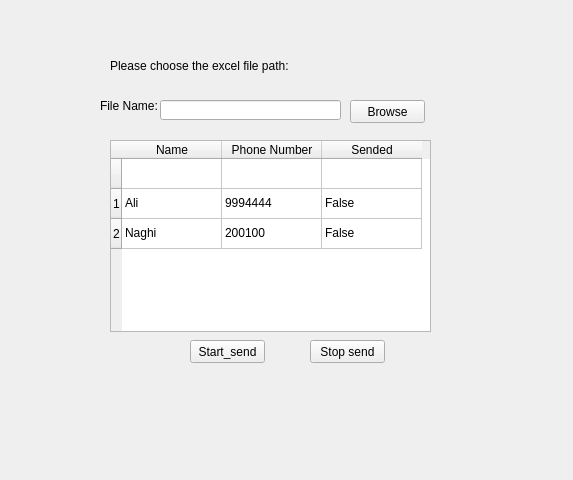
<?xml version="1.0" encoding="UTF-8"?>
<ui version="4.0">
 <class>Form</class>
 <widget class="QWidget" name="Form">
  <property name="geometry">
   <rect>
    <x>0</x>
    <y>0</y>
    <width>573</width>
    <height>480</height>
   </rect>
  </property>
  <property name="windowTitle">
   <string>Form</string>
  </property>
  <widget class="QTableWidget" name="tableWidget">
   <property name="geometry">
    <rect>
     <x>110</x>
     <y>140</y>
     <width>321</width>
     <height>192</height>
    </rect>
   </property>
   <row>
    <property name="text">
     <string/>
    </property>
   </row>
   <row>
    <property name="text">
     <string>1</string>
    </property>
   </row>
   <row>
    <property name="text">
     <string>2</string>
    </property>
   </row>
   <column>
    <property name="text">
     <string>Name</string>
    </property>
   </column>
   <column>
    <property name="text">
     <string>Phone Number</string>
    </property>
   </column>
   <column>
    <property name="text">
     <string>Sended</string>
    </property>
   </column>
   <item row="1" column="0">
    <property name="text">
     <string>Ali</string>
    </property>
   </item>
   <item row="1" column="1">
    <property name="text">
     <string>9994444</string>
    </property>
   </item>
   <item row="1" column="2">
    <property name="text">
     <string>False</string>
    </property>
   </item>
   <item row="2" column="0">
    <property name="text">
     <string>Naghi</string>
    </property>
   </item>
   <item row="2" column="1">
    <property name="text">
     <string>200100</string>
    </property>
   </item>
   <item row="2" column="2">
    <property name="text">
     <string>False</string>
    </property>
   </item>
  </widget>
  <widget class="QPushButton" name="SendpushButton">
   <property name="geometry">
    <rect>
     <x>190</x>
     <y>340</y>
     <width>75</width>
     <height>23</height>
    </rect>
   </property>
   <property name="text">
    <string>Start_send</string>
   </property>
  </widget>
  <widget class="QPushButton" name="StoppushButton">
   <property name="geometry">
    <rect>
     <x>310</x>
     <y>340</y>
     <width>75</width>
     <height>23</height>
    </rect>
   </property>
   <property name="text">
    <string>Stop send</string>
   </property>
  </widget>
  <widget class="QLabel" name="label">
   <property name="geometry">
    <rect>
     <x>110</x>
     <y>40</y>
     <width>201</width>
     <height>51</height>
    </rect>
   </property>
   <property name="text">
    <string>Please choose the excel file path:</string>
   </property>
  </widget>
  <widget class="QLabel" name="label_2">
   <property name="geometry">
    <rect>
     <x>100</x>
     <y>80</y>
     <width>201</width>
     <height>51</height>
    </rect>
   </property>
   <property name="text">
    <string>File Name:</string>
   </property>
  </widget>
  <widget class="QLineEdit" name="InputXLlineEdit">
   <property name="enabled">
    <bool>true</bool>
   </property>
   <property name="geometry">
    <rect>
     <x>160</x>
     <y>100</y>
     <width>181</width>
     <height>20</height>
    </rect>
   </property>
  </widget>
  <widget class="QPushButton" name="BrowspushButton">
   <property name="geometry">
    <rect>
     <x>350</x>
     <y>100</y>
     <width>75</width>
     <height>23</height>
    </rect>
   </property>
   <property name="text">
    <string>Browse</string>
   </property>
  </widget>
 </widget>
 <resources/>
 <connections/>
</ui>
